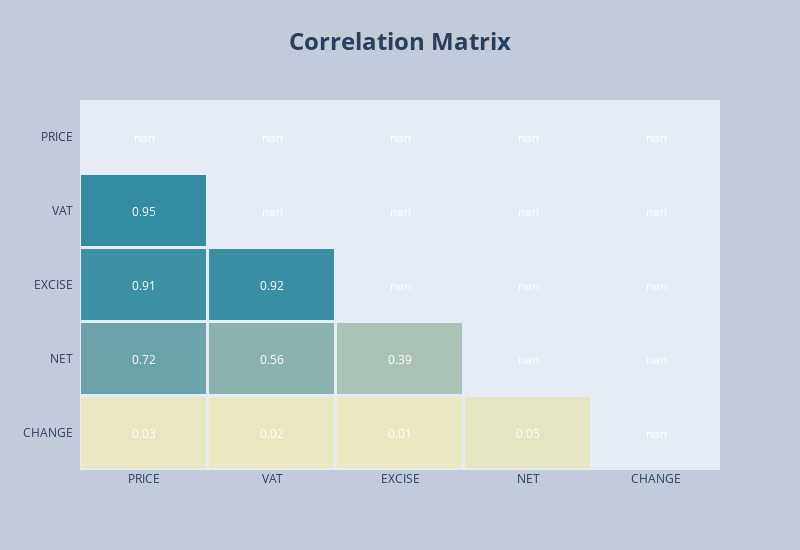

The code cell stored with this chart in its notebook:
### Markdown cell above
#### **Câu hỏi 3:**

**Loại biểu đồ sử dụng:** biểu đồ nhiệt (heat map).

**Tính phù hợp của biểu đồ với dữ liệu:** dùng biểu đồ nhiệt là phù hợp khi muốn trực quan hóa và phân tích mối quan hệ giữa các biến liên tục trong một bảng dữ liệu. Biểu đồ nhiệt cho phép người xem dễ dàng nhận ra xu hướng, tìm ra các thuộc tính có mối quan hệ tương quan với nhau thông qua việc sử dụng màu sắc.

**Trực quan hóa:**

### Code cell
corr = df[['PRICE', 'VAT', 'EXCISE','NET', 'CHANGE']].corr()
mask = np.triu(np.ones_like(corr, dtype=bool))
corr = corr.mask(mask)
fig = ff.create_annotated_heatmap(
    z=corr.to_numpy().round(2),
    x=list(corr.index.values),
    y=list(corr.columns.values),       
    xgap=3, ygap=3,
    zmin=-1, zmax=1,
    colorscale='earth',
    colorbar_thickness=30,
    colorbar_ticklen=3,
)
fig.update_layout(title_text='<b>Correlation Matrix<b>',
                  title_x=0.5,
                  titlefont={'size': 24},
                  width=800, height=550,
                  xaxis_showgrid=False,
                  xaxis={'side': 'bottom'},
                  yaxis_showgrid=False,
                  yaxis_autorange='reversed',                   
                  paper_bgcolor='#C3CBDA',
                  )

fig.show()

### Figure 1 — Plotly figure (JSON) as saved in the notebook; plotly's stock layout.template omitted (floating-point values rounded to 4 significant figures)
{"data": [{"colorbar": {"thickness": 30, "ticklen": 3}, "colorscale": [[0, "rgb(161, 105, 40)"], [0.1667, "rgb(189, 146, 90)"], [0.3333, "rgb(214, 189, 141)"], [0.5, "rgb(237, 234, 194)"], [0.6667, "rgb(181, 200, 184)"], [0.8333, "rgb(121, 167, 172)"], [1, "rgb(40, 135, 161)"]], "reversescale": false, "showscale": false, "type": "heatmap", "x": ["PRICE", "VAT", "EXCISE", "NET", "CHANGE"], "xgap": 3, "y": ["PRICE", "VAT", "EXCISE", "NET", "CHANGE"], "ygap": 3, "z": [[null, null, null, null, null], [0.95, null, null, null, null], [0.91, 0.92, null, null, null], [0.72, 0.56, 0.39, null, null], [0.03, 0.02, 0.01, 0.05, null]], "zmax": 1, "zmin": -1}], "layout": {"annotations": [{"font": {"color": "#FFFFFF"}, "showarrow": false, "text": "nan", "x": "PRICE", "xref": "x", "y": "PRICE", "yref": "y"}, {"font": {"color": "#FFFFFF"}, "showarrow": false, "text": "nan", "x": "VAT", "xref": "x", "y": "PRICE", "yref": "y"}, {"font": {"color": "#FFFFFF"}, "showarrow": false, "text": "nan", "x": "EXCISE", "xref": "x", "y": "PRICE", "yref": "y"}, {"font": {"color": "#FFFFFF"}, "showarrow": false, "text": "nan", "x": "NET", "xref": "x", "y": "PRICE", "yref": "y"}, {"font": {"color": "#FFFFFF"}, "showarrow": false, "text": "nan", "x": "CHANGE", "xref": "x", "y": "PRICE", "yref": "y"}, {"font": {"color": "#FFFFFF"}, "showarrow": false, "text": "0.95", "x": "PRICE", "xref": "x", "y": "VAT", "yref": "y"}, {"font": {"color": "#FFFFFF"}, "showarrow": false, "text": "nan", "x": "VAT", "xref": "x", "y": "VAT", "yref": "y"}, {"font": {"color": "#FFFFFF"}, "showarrow": false, "text": "nan", "x": "EXCISE", "xref": "x", "y": "VAT", "yref": "y"}, {"font": {"color": "#FFFFFF"}, "showarrow": false, "text": "nan", "x": "NET", "xref": "x", "y": "VAT", "yref": "y"}, {"font": {"color": "#FFFFFF"}, "showarrow": false, "text": "nan", "x": "CHANGE", "xref": "x", "y": "VAT", "yref": "y"}, {"font": {"color": "#FFFFFF"}, "showarrow": false, "text": "0.91", "x": "PRICE", "xref": "x", "y": "EXCISE", "yref": "y"}, {"font": {"color": "#FFFFFF"}, "showarrow": false, "text": "0.92", "x": "VAT", "xref": "x", "y": "EXCISE", "yref": "y"}, {"font": {"color": "#FFFFFF"}, "showarrow": false, "text": "nan", "x": "EXCISE", "xref": "x", "y": "EXCISE", "yref": "y"}, {"font": {"color": "#FFFFFF"}, "showarrow": false, "text": "nan", "x": "NET", "xref": "x", "y": "EXCISE", "yref": "y"}, {"font": {"color": "#FFFFFF"}, "showarrow": false, "text": "nan", "x": "CHANGE", "xref": "x", "y": "EXCISE", "yref": "y"}, {"font": {"color": "#FFFFFF"}, "showarrow": false, "text": "0.72", "x": "PRICE", "xref": "x", "y": "NET", "yref": "y"}, {"font": {"color": "#FFFFFF"}, "showarrow": false, "text": "0.56", "x": "VAT", "xref": "x", "y": "NET", "yref": "y"}, {"font": {"color": "#FFFFFF"}, "showarrow": false, "text": "0.39", "x": "EXCISE", "xref": "x", "y": "NET", "yref": "y"}, {"font": {"color": "#FFFFFF"}, "showarrow": false, "text": "nan", "x": "NET", "xref": "x", "y": "NET", "yref": "y"}, {"font": {"color": "#FFFFFF"}, "showarrow": false, "text": "nan", "x": "CHANGE", "xref": "x", "y": "NET", "yref": "y"}, {"font": {"color": "#FFFFFF"}, "showarrow": false, "text": "0.03", "x": "PRICE", "xref": "x", "y": "CHANGE", "yref": "y"}, {"font": {"color": "#FFFFFF"}, "showarrow": false, "text": "0.02", "x": "VAT", "xref": "x", "y": "CHANGE", "yref": "y"}, {"font": {"color": "#FFFFFF"}, "showarrow": false, "text": "0.01", "x": "EXCISE", "xref": "x", "y": "CHANGE", "yref": "y"}, {"font": {"color": "#FFFFFF"}, "showarrow": false, "text": "0.05", "x": "NET", "xref": "x", "y": "CHANGE", "yref": "y"}, {"font": {"color": "#FFFFFF"}, "showarrow": false, "text": "nan", "x": "CHANGE", "xref": "x", "y": "CHANGE", "yref": "y"}], "height": 550, "paper_bgcolor": "#C3CBDA", "title": {"font": {"size": 24}, "text": "<b>Correlation Matrix<b>", "x": 0.5}, "width": 800, "xaxis": {"dtick": 1, "gridcolor": "rgb(0, 0, 0)", "showgrid": false, "side": "bottom", "ticks": ""}, "yaxis": {"autorange": "reversed", "dtick": 1, "showgrid": false, "ticks": "", "ticksuffix": "  "}}}
